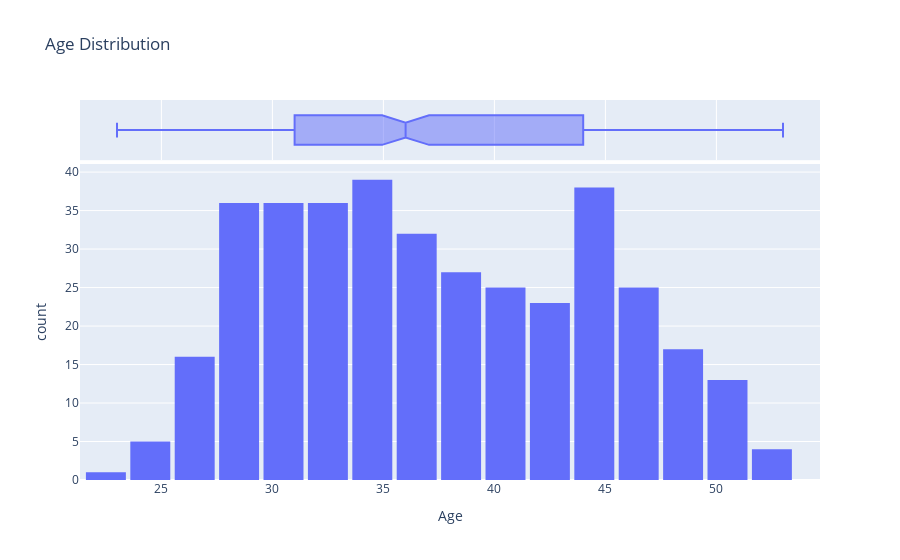

Notebook source saved alongside this figure:
### Code cell
fig = px.histogram(data, 
                   x='Age', 
                   marginal='box', 
                   nbins=30, 
                   title='Age Distribution')
fig.update_layout(bargap=0.1)
fig.show()

### Figure 1 — Plotly figure (JSON) as saved in the notebook; plotly's stock layout.template omitted (floating-point values rounded to 4 significant figures; data arrays with more than 128 entries replaced by an {"elided": "..."} marker saying what was removed)
{"data": [{"alignmentgroup": "True", "bingroup": "x", "hovertemplate": "Age=%{x}<br>count=%{y}<extra></extra>", "legendgroup": "", "marker": {"color": "#636efa", "pattern": {"shape": ""}}, "name": "", "nbinsx": 30, "offsetgroup": "", "orientation": "v", "showlegend": false, "type": "histogram", "x": {"elided": "375 int values"}, "xaxis": "x", "yaxis": "y"}, {"alignmentgroup": "True", "hovertemplate": "Age=%{x}<extra></extra>", "legendgroup": "", "marker": {"color": "#636efa"}, "name": "", "notched": true, "offsetgroup": "", "showlegend": false, "type": "box", "x": {"elided": "375 int values"}, "xaxis": "x2", "yaxis": "y2"}], "layout": {"bargap": 0.1, "barmode": "relative", "legend": {"tracegroupgap": 0}, "title": {"text": "Age Distribution"}, "xaxis": {"anchor": "y", "domain": [0, 1], "title": {"text": "Age"}}, "xaxis2": {"anchor": "y2", "domain": [0, 1], "matches": "x", "showgrid": true, "showticklabels": false}, "yaxis": {"anchor": "x", "domain": [0, 0.8316], "title": {"text": "count"}}, "yaxis2": {"anchor": "x2", "domain": [0.8416, 1], "matches": "y2", "showgrid": false, "showline": false, "showticklabels": false, "ticks": ""}}}
